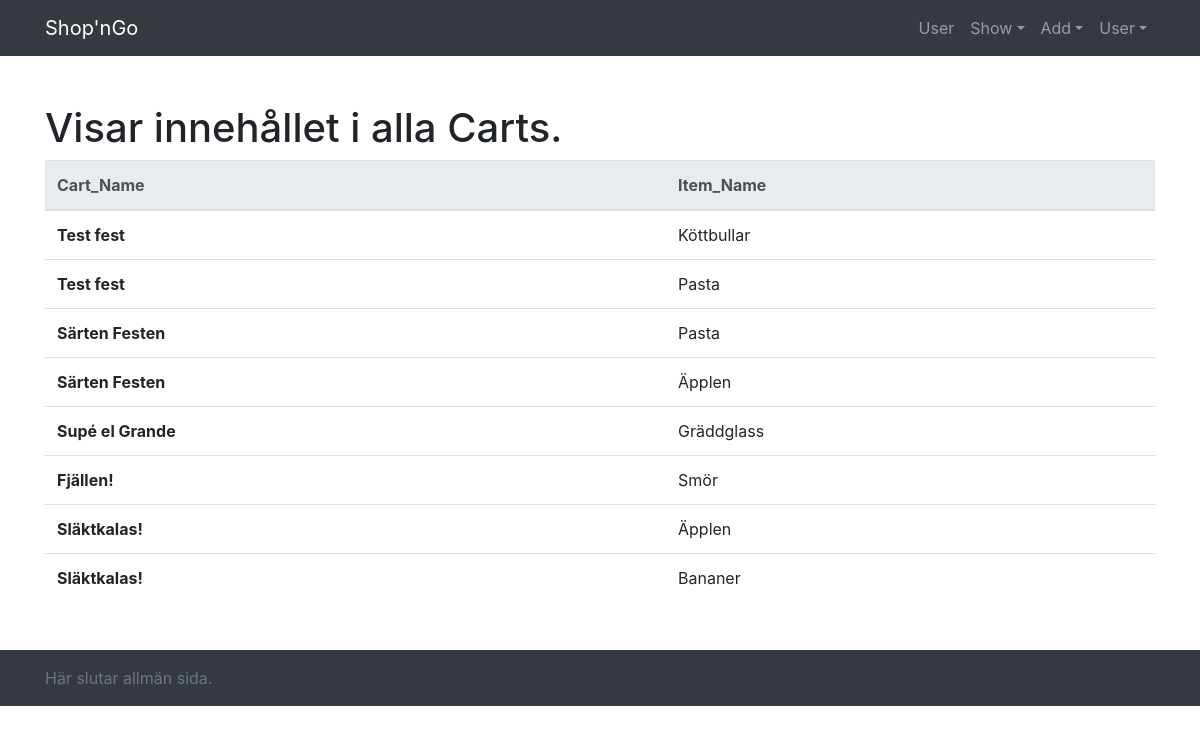
/show/show_all_cart-items.php, run on the app's committed database.
### tables this page shows
CREATE TABLE `Cart` (
  `Cart_ID` int(255) NOT NULL,
  `Cart_Namn` varchar(255) NOT NULL
);

CREATE TABLE `Item` (
  `Namn` varchar(255) NOT NULL,
  `Item_ID` int(255) NOT NULL
);

### show/show_all_cart-items.php (the view)
<?php require_once '../includes/header.php' ?>
    <h1>Visar innehållet i alla Carts.</h1>
<?php
    require_once '../includes/dbconnect.php';
    $sql_cartitems = "SELECT Cart.Cart_Namn AS Cart_Name, Item.Namn AS Item_Name\n"
    . "FROM Cart, Item, CartItem\n"
    . "WHERE \n"
    . "  Cart.Cart_ID = CartItem.Cart_ID AND \n"
    . "  Item.Item_ID = CartItem.Item_ID";
    $result_cartitems = $link->query($sql_cartitems) or die ("Kunde inte ställa frågan att hämta Items."); ?>
    <table class="table">
        <thead class="thead-light">
          <tr>
            <th scope="col">Cart_Name</th>
            <th scope="col">Item_Name</th>
          </tr>
        </thead>
        <tbody>
    <?php
    while ($cartitem = mysqli_fetch_array($result_cartitems)) { ?>
        <tr>
            <th scope="row"><?php echo $cartitem['Cart_Name']?></th>
            <td><?php echo $cartitem['Item_Name']?></td>
        </tr>
    <?php } ?>
    </tbody>
    </table>
<?php require_once '../includes/footer.php' ?>

### includes/header.php (shortened to what this page needs)
<!DOCTYPE html>
<html lang="en">
<head>
    <link rel="stylesheet" href="https://stackpath.bootstrapcdn.com/bootstrap/4.4.1/css/bootstrap.min.css">
    <link rel="stylesheet" href="/shopngo/style.css">
</head>
<body>
    <nav class="navbar navbar-expand-md navbar-dark bg-dark">
        <div class="container">
            <a class="navbar-brand" href="/shopngo/index.php">Shop'nGo</a>
            <div class="collapse navbar-collapse" id="navbarsExample04">
                <ul class="navbar-nav ml-auto">
                    <li class="nav-item">
                        <a class="nav-link" href="/shopngo/UserManagement/user.php">User</a>
                    </li>
                    <li class="nav-item dropdown">
                        <a class="nav-link dropdown-toggle" href="#" id="dropdown04" data-toggle="dropdown"
                            aria-haspopup="true" aria-expanded="false">Show</a>
                    </li>
                    <li class="nav-item dropdown">
                        <a class="nav-link dropdown-toggle" href="#" id="dropdown04" data-toggle="dropdown"
                            aria-haspopup="true" aria-expanded="false">Add</a>
                    </li>
                    <li class="nav-item dropdown">
                        <a class="nav-link dropdown-toggle" href="#" id="dropdown04" data-toggle="dropdown"
                            aria-haspopup="true" aria-expanded="false">User</a>
                    </li>
                </ul>
            </div>
        </div>
    </nav>
    <main role="main" class="container">

### includes/footer.php
</main>
<footer class="footer mt-auto py-3">
  <div class="container">
    <span class="text-muted">Här slutar allmän sida.</span>
  </div>
</footer>
</body>
</html>

### style.css (style rules this page uses)
body { padding-top: 0rem; }
footer { background-color: #343a40; }
main { margin: 3rem auto; }

### data on the page
cart: Cart_Namn "Test fest", item.Namn "Köttbullar", item.Namn "Pasta"
cart: Cart_Namn "Särten Festen", item.Namn "Pasta", item.Namn "Äpplen"
cart: Cart_Namn "Supé el Grande", item.Namn "Gräddglass"
cart: Cart_Namn "Fjällen!", item.Namn "Smör"
cart: Cart_Namn "Släktkalas!", item.Namn "Äpplen", item.Namn "Bananer"
